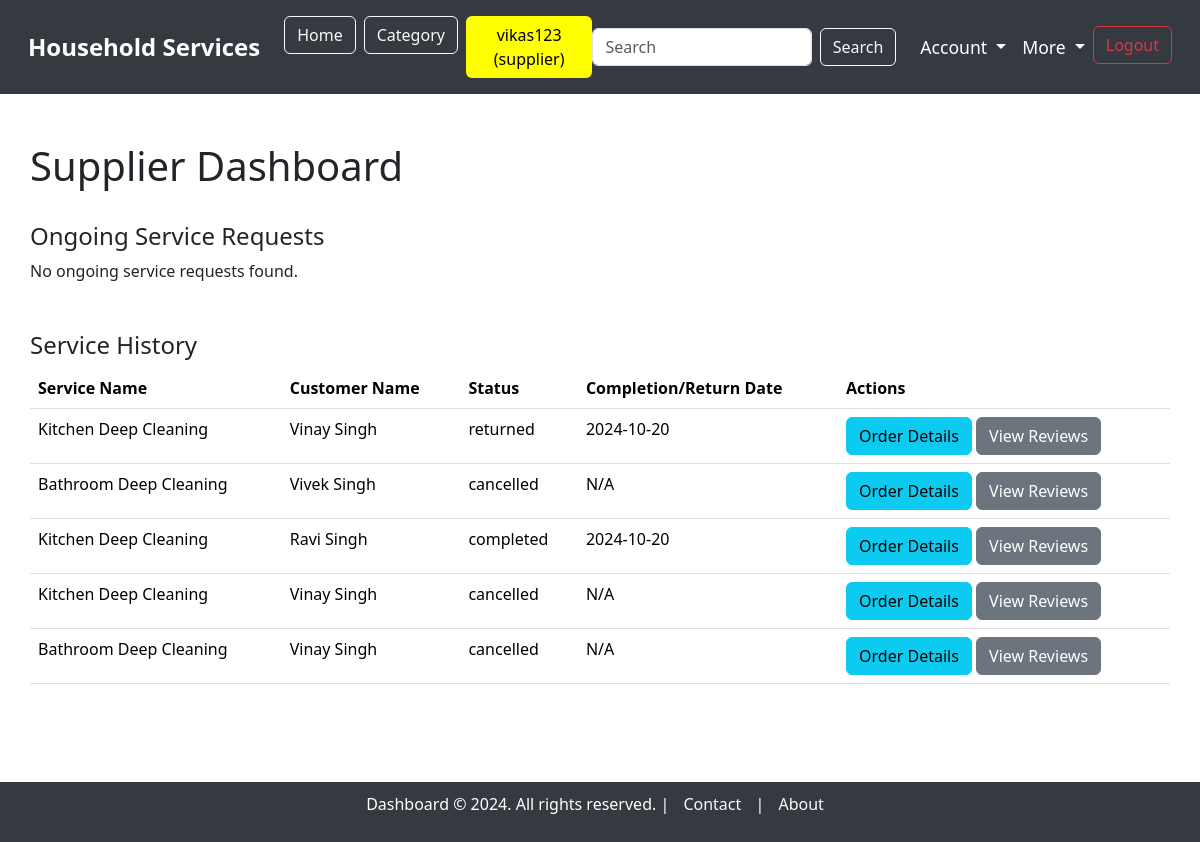
Before: /supplier_dashboard (signed in) with the older database file.
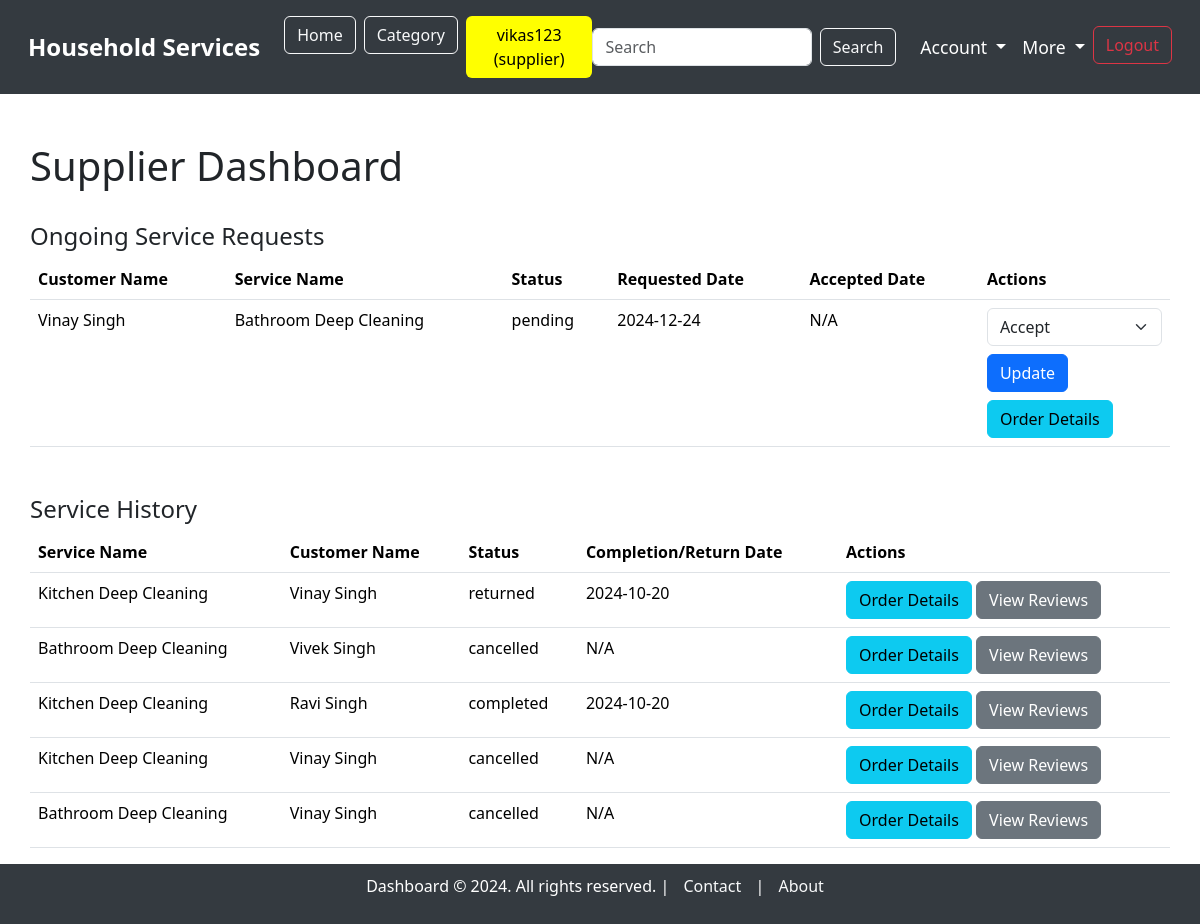
After: the same page with the newer database file.
### model.py (models this page shows, shortened)
class ServiceRequest(db.Model):
    __tablename__ = "service_requests"
    service_request_id = db.Column(db.Integer, autoincrement=True, primary_key=True)
    service_id = db.Column(db.Integer, db.ForeignKey('service.service_id', ondelete='CASCADE'), nullable=False)
    user_id = db.Column(db.Integer, db.ForeignKey('users.user_id'), nullable=False)
    supplier_id = db.Column(db.Integer, db.ForeignKey('users.user_id'), nullable=True)  # Link to supplier (optional)
    service_description = db.Column(db.String, nullable=False)
    experience_years = db.Column(db.Integer, nullable=True)
    created_at = db.Column(db.DateTime, default=datetime.utcnow)
    updated_at = db.Column(db.DateTime, default=datetime.utcnow, onupdate=datetime.utcnow)
    date_requested = db.Column(db.DateTime, default=datetime.utcnow, nullable=True)
    date_issued = db.Column(db.DateTime, nullable=True)  #accepted date
    date_completed = db.Column(db.DateTime, nullable=True)
    date_returned = db.Column(db.DateTime, nullable=True)
    status = db.Column(db.String, default='pending')  # 'pending', 'accepted', 'rejected', 'completed', 'returned', 'cancelled'
    price = db.Column(db.Integer, nullable=False)  # Price associated with the service
    customer = db.relationship('User', foreign_keys=[user_id], backref='customer_requests')
    supplier = db.relationship('User', foreign_keys=[supplier_id], backref='supplier_requests')
    service = db.relationship('Service', backref='requests')

class Service(db.Model):
    __tablename__ = "service"
    service_id = db.Column(db.Integer, autoincrement=True, primary_key=True)
    category_id = db.Column(db.Integer, db.ForeignKey('category.category_id'), nullable=False)  # Link to Category model
    supplier_id = db.Column(db.Integer, db.ForeignKey('users.user_id', ondelete='CASCADE'), nullable=False)  # Link to the supplier with cascade delete
    service_name = db.Column(db.String, unique=True, nullable=False)
    service_description = db.Column(db.String, nullable=False)
    created_at = db.Column(db.DateTime, default=datetime.utcnow)
    updated_at = db.Column(db.DateTime, default=datetime.utcnow, onupdate=datetime.utcnow)
    price = db.Column(db.Integer)
    image = db.Column(db.String)  # Path to the uploaded image
    supplier = db.relationship('User', backref='services')  # Relationship to supplier (User)
    category = db.relationship('Category', backref='services')  # Relationship to Category

class User(db.Model):
    __tablename__ = "users"
    user_id = db.Column(db.Integer, autoincrement=True, primary_key=True)
    full_name = db.Column(db.String, nullable=False)
    username = db.Column(db.String, unique=True, nullable=False)
    email = db.Column(db.String, unique=True, nullable=False)
    password = db.Column(db.String, nullable=False)
    address = db.Column(db.String, nullable=False)
    pincode = db.Column(db.String, nullable=False)
    role = db.Column(db.String, nullable=False)  # 'customer' or 'supplier'
    service_name = db.Column(db.String, nullable=True)  # Nullable for customers
    experience_years = db.Column(db.Integer, nullable=True)  # Nullable for customers
    document = db.Column(db.String, nullable=True)  # Nullable for customers
    is_verified = db.Column(db.Boolean, default=False)  # For supplier verification
    is_blocked = db.Column(db.Boolean, default=False)  # For blocking/unblocking users

### main.py (the view)
@app.route('/supplier_dashboard', methods=['GET'])
@login_required("supplier")
def supplier_dashboard():
    user_id = session.get('user_id')
    services = Service.query.filter_by(supplier_id=user_id).all()
    service_requests = ServiceRequest.query.filter(
        ServiceRequest.service_id.in_([service.service_id for service in services]),
        ServiceRequest.status.in_(['pending', 'accepted'])
    ).all()
    history_requests = ServiceRequest.query.filter(
        ServiceRequest.service_id.in_([service.service_id for service in services]),
        ServiceRequest.status.in_(['completed', 'returned', 'rejected', 'cancelled'])
    ).all()
    return render_template('dashboard/supplier_dashboard.html',
                           service_requests=service_requests,
                           history_requests=history_requests)

### main.py (called while the page is built)
def login_required(roles):
    def wrapper(original):
        @wraps(original)
        def inner(*args, **kwargs):
            role_list = roles.split(', ')
            if session.get("username") and session.get("role") in role_list:
                return original(*args, **kwargs)
            else:
                flash(f"You need to login as one of the following roles: {', '.join(role_list)}", "warning")
                return redirect(url_for("login"))
        return inner
    return wrapper

### templates/dashboard/supplier_dashboard.html (shortened to what the changed rows need)
{% extends 'base_dashboard.html' %}
{% block content %}
<div class="container mt-5">
    <div class="d-flex justify-content-between align-items-center">
        <h1>Supplier Dashboard</h1>
    </div>
    <br>
    <h4>Ongoing Service Requests</h4>
    {% if service_requests %}
        <table class="table">
            <thead>
                <tr>
                    <th>Customer Name</th>
                    <th>Service Name</th>
                    <th>Status</th>
                    <th>Requested Date</th>
                    <th>Accepted Date</th>
                    <th>Actions</th>
                </tr>
            </thead>
            <tbody>
                {% for request in service_requests %}
                    <tr>
                        <td>{{ request.customer.full_name }}</td>
                        <td>{{ request.service.service_name }}</td>
                        <td>{{ request.status }}</td>
                        <td>{{ request.date_requested.strftime('%Y-%m-%d') }}</td>
                        <td>{{ request.date_issued.strftime('%Y-%m-%d') if request.date_issued else 'N/A' }}</td>
                        <td>
                            <form action="{{ url_for('update_service_request', service_request_id=request.service_request_id) }}" method="POST">
                                <select name="status" class="form-select">
                                    <option value="accepted">Accept</option>
                                </select>
                                <button type="submit" class="btn btn-primary mt-2">Update</button>
                            </form>
                            <a href="{{ url_for('order_details', service_request_id=request.service_request_id) }}" class="btn btn-info mt-2">Order Details</a>
                        </td>
                    </tr>
                {% endfor %}
            </tbody>
        </table>
    {% else %}
        <p>No ongoing service requests found.</p>
    {% endif %}
    <h4 class="mt-5">Service History</h4>
    {% if history_requests %}
        <table class="table">
            <thead>
                <tr>
                    <th>Service Name</th>
                    <th>Customer Name</th>
                    <th>Status</th>
                    <th>Completion/Return Date</th>
                    <th>Actions</th>
                </tr>
            </thead>
            <tbody>
                {% for request in history_requests %}
                    <tr>
                        <td>{{ request.service.service_name }}</td>
                        <td>{{ request.customer.full_name }}</td>
                        <td>{{ request.status }}</td>
                        <td>
                            {% if request.status == 'completed' %}
                                {{ request.date_completed.strftime('%Y-%m-%d') if request.date_completed else 'N/A' }}
                            {% elif request.status == 'returned' %}
                                {{ request.date_returned.strftime('%Y-%m-%d') if request.date_returned else 'N/A' }}
                            {% elif request.status == 'rejected' %}
                                {{ request.date_rejected.strftime('%Y-%m-%d') if request.date_rejected else 'N/A' }}
                            {% elif request.status == 'cancelled' %}
                                {{ request.date_cancelled.strftime('%Y-%m-%d') if request.date_cancelled else 'N/A' }}
                            {% else %}
                                N/A
                            {% endif %}
                        </td>
                        <td>
                            <a href="{{ url_for('order_details', service_request_id=request.service_request_id) }}" class="btn btn-info">Order Details</a>
                            {% if request.status in ['completed', 'returned', 'rejected', 'cancelled'] %}
                                <a href="{{ url_for('view_reviews', service_request_id=request.service_request_id) }}" class="btn btn-secondary">View Reviews</a>
                            {% endif %}
                        </td>
                    </tr>
                {% endfor %}
            </tbody>
        </table>
    {% else %}
        <p>No service history found.</p>
    {% endif %}
</div>
{% endblock %}

Changed rows visible on the page:
added ServiceRequest: customer.full_name "Vinay Singh", service.service_name "Bathroom Deep Cleaning", status "pending", date_requested "2024-12-24", date_issued "N/A", shown under "Ongoing Service Requests"
Other visible differences:
text no longer shown: "No ongoing service requests found."
text now shown: "Customer Name Service Name Status Requested Date Accepted Date Actions"
